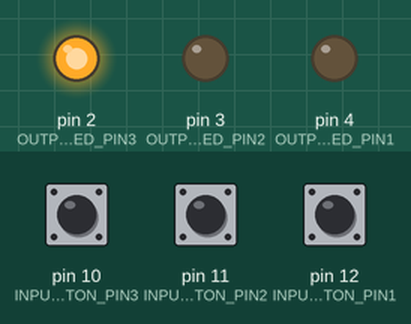
Recording of a sketch running on a simulated Arduino Uno, built with avr-gcc and run on an emulated ATmega328P. Shown: output pins drawn as LEDs (lit = HIGH). The inputs (shaded band) are chosen by the test bench; at power-on: pin 10 (INPUT_BUTTON_PIN3) HIGH, pin 11 (INPUT_BUTTON_PIN2) LOW, pin 12 (INPUT_BUTTON_PIN1) LOW. What the sketch prints to the serial monitor is not drawn.

Above: at 1.2 s.
1.3 s: pin 10 (INPUT_BUTTON_PIN3) pulled LOW for 0.15 s
At 1.38 s:
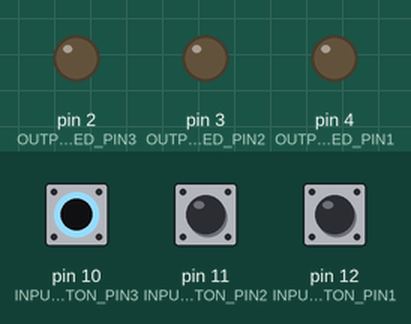
2.9 s: pin 11 (INPUT_BUTTON_PIN2) pulled HIGH for 0.15 s
At 2.97 s:
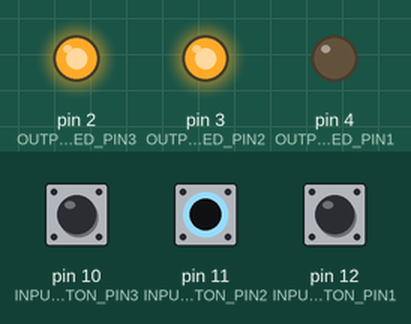
4.5 s: pin 12 (INPUT_BUTTON_PIN1) pulled HIGH for 0.15 s
At 4.58 s:
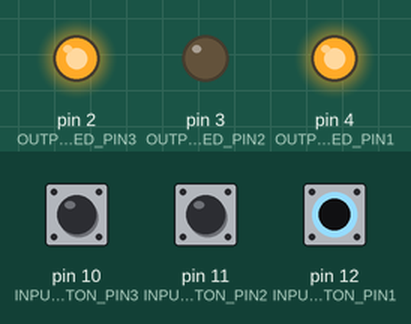
6.1 s: pin 12 (INPUT_BUTTON_PIN1) pulled HIGH for 3.2 s
At 9.8 s:
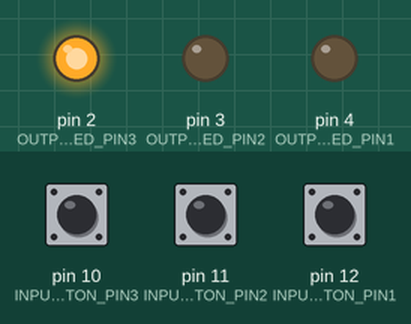
10.8 s: pin 10 (INPUT_BUTTON_PIN3) pulled LOW for 3.2 s
At 12.1 s:
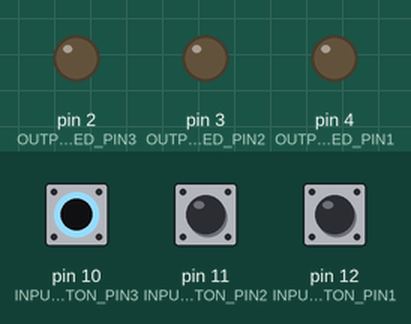
17.0 s: pin 10 (INPUT_BUTTON_PIN3) driven LOW and pin 11 (INPUT_BUTTON_PIN2) driven HIGH
At 17.9 s:
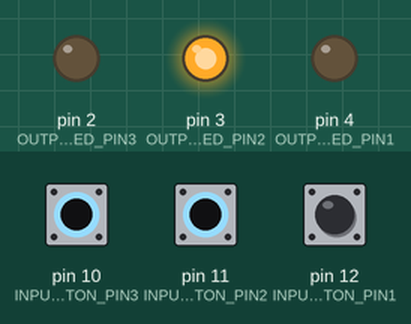
Timing chart, 0 to 19.5 s (numbered marks = the images above; inputs shaded):
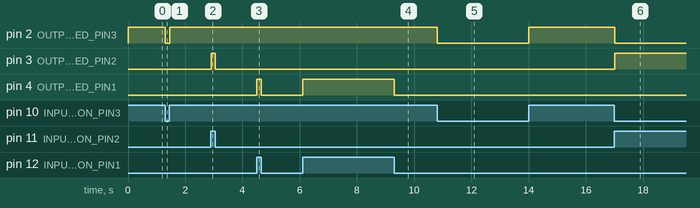

The sketch:

ButtonTest.ino
```cpp
const int INPUT_BUTTON_PIN1 = 12;
const int INPUT_BUTTON_PIN2 = 11;
const int INPUT_BUTTON_PIN3 = 10;

const int OUTPUT_LED_PIN1 = 4;
const int OUTPUT_LED_PIN2 = 3;
const int OUTPUT_LED_PIN3 = 2;
void setup() {
  // put your setup code here, to run once:
  pinMode(INPUT_BUTTON_PIN1, INPUT);
  pinMode(INPUT_BUTTON_PIN2, INPUT);
  pinMode(INPUT_BUTTON_PIN3, INPUT_PULLUP);
  pinMode(OUTPUT_LED_PIN1, OUTPUT);
  pinMode(OUTPUT_LED_PIN2, OUTPUT);
  pinMode(OUTPUT_LED_PIN3, OUTPUT);
  Serial.begin(9600);
}

void loop() {
  // put your main code here, to run repeatedly:
  int buttonVal1 = digitalRead(INPUT_BUTTON_PIN1);
  int buttonVal2 = digitalRead(INPUT_BUTTON_PIN2);
  int buttonVal3 = digitalRead(INPUT_BUTTON_PIN3);
  Serial.print(buttonVal1);
  Serial.print(",");
  Serial.print(buttonVal2);
  Serial.print(",");
  Serial.println(buttonVal3);
  digitalWrite(OUTPUT_LED_PIN1, buttonVal1);
  digitalWrite(OUTPUT_LED_PIN2, buttonVal2);
  digitalWrite(OUTPUT_LED_PIN3, buttonVal3);
  delay(5);
}
```

Measured:
- after the input at 1.3 s, pin 2 (OUTPUT_LED_PIN3): HIGH → LOW at once, → HIGH 0.15 s later
- after the input at 2.9 s, pin 3 (OUTPUT_LED_PIN2): LOW → HIGH at once, → LOW 0.15 s later
- after the input at 4.5 s, pin 4 (OUTPUT_LED_PIN1): LOW → HIGH at once, → LOW 0.15 s later
- after the input at 6.1 s, pin 4 (OUTPUT_LED_PIN1): LOW → HIGH at once, → LOW 3.2 s later
- after the input at 10.8 s, pin 2 (OUTPUT_LED_PIN3): HIGH → LOW at once, → HIGH 3.2 s later
- after the input at 17.0 s, pin 2 (OUTPUT_LED_PIN3): HIGH → LOW at once; pin 3 (OUTPUT_LED_PIN2): LOW → HIGH at once
